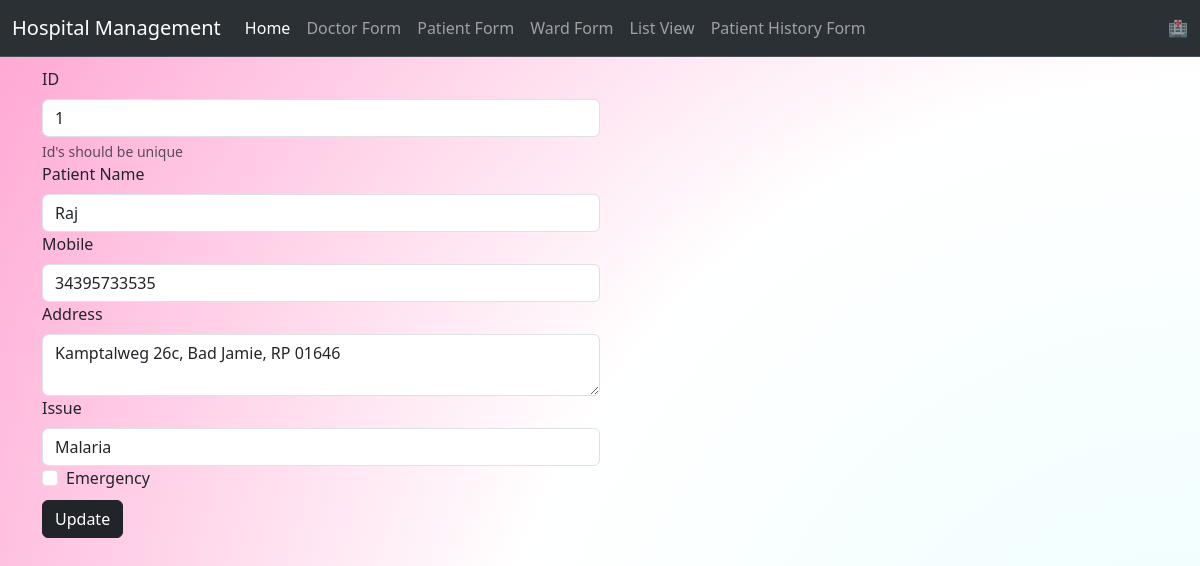
The page /edit_pat/1 on the database its author committed.
### hospital/models.py (models this page shows, shortened)
class Patient(models.Model):
    id = models.IntegerField(primary_key=True)
    pname= models.CharField(max_length = 100)
    mobile = models.BigIntegerField()
    address = models.TextField()
    issue = models.CharField(max_length = 200)
    emergency_visit = models.BooleanField()

### hospital/views.py (the view, shortened to what this page needs)
# urls.py: path('edit_pat/<int:did>',views.edit_patient,name="edit_pat"),
def edit_patient(requests,did):
    record_to_edit = Patient.objects.get(id=did)
    if requests.method == "GET":
        context = {'data':record_to_edit}
        return render(requests,'update_pat.html',context)

### hospital/templates/update_pat.html (shortened to what this page needs)
{% include 'base.html' %}
{% load static %}
<!DOCTYPE html>
<html lang="en">
<head>
    <link href="https://cdn.jsdelivr.net/npm/bootstrap@5.3.3/dist/css/bootstrap.min.css" rel="stylesheet">
    <link rel="stylesheet" type="text/css" href="{% static 'css/style.css' %}">
</head>
<body>
    <div class="container">
        <div class="row">
            <form method ="post">
                <div class="col-md-6">
                  <label for="idInput" class="form-label">ID</label>
                  <input type="number" value="{{data.id}}" class="form-control" name="idInput" id="idInput" aria-describedby="idHelp">
                  <div id="idHelp" class="form-text">Id's should be unique</div>
                </div>
                <div class="col-md-6">
                  <label for="nameInput" class="form-label">Patient Name</label>
                  <input type="text" name="nameInput" value="{{data.pname}}" class="form-control" id="nameInput">
                </div>
                <div class="col-md-6">
                    <label for="mobileInput" class="form-label">Mobile</label>
                    <input type="number" name="mobileInput" value="{{data.mobile}}" maxlength="10" class="form-control" id="mobileInput">
                </div>
                <div class="col-md-6">
                    <label for="addressInput" class="form-label">Address</label>
                    <textarea class="form-control"  name="addressInput" placeholder="Enter Address" id="addressInput">{{data.address}}</textarea>
                </div>
                <div class="col-md-6">
                    <label for="issueInput" class="form-label">Issue</label>
                    <input type="text"  value="{{data.issue}}" name="issueInput" class="form-control" id="issueInput">
                </div>
                <div class="col-mb-12 form-check">
                    <input type="checkbox" name="emercyInput" value="{{data.emergency_visit}}" class="form-check-input" id="emercyInput" {% if data.emergency_visit %}checked{% endif %}>
                    <label class="form-check-label"   for="emercyInput">Emergency</label>
                </div>
                <button type="submit" class="btn btn-dark mt-2">Update</button>
              </form>
        </div>
    </div>
</body>
</html>

### hospital/static/css/style.css (style rules this page uses)
body { height: 100vh; margin: 0; background-size: 200% 200%; background-image: radial-gradient(circle, rgba(193, 250, 252, 0.308), white, rgba(255, 105, 180, 0.6)); animation-name: gradient; animation-duration: 7s; animation-delay: 1ms; animation-timing-function: ease-in-out; animation-iteration-count: infinite; }
.row { margin-top:10px; }

### rows shown on the page
Patient: idInput "1", nameInput "Raj", mobileInput "34395733535", addressInput "Kamptalweg 26c, Bad Jamie, RP 01646", issueInput "Malaria"
